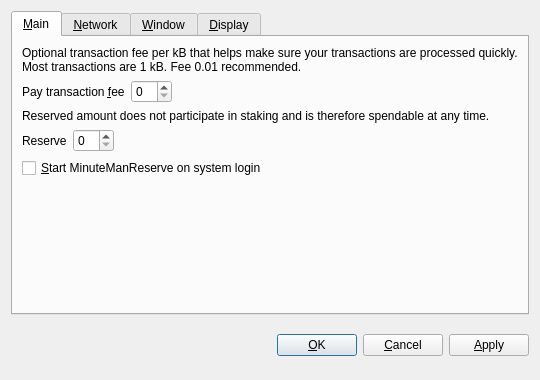
<?xml version="1.0" encoding="UTF-8"?>
<ui version="4.0">
 <class>OptionsDialog</class>
 <widget class="QDialog" name="OptionsDialog">
  <property name="geometry">
   <rect>
    <x>0</x>
    <y>0</y>
    <width>540</width>
    <height>380</height>
   </rect>
  </property>
  <property name="windowTitle">
   <string>Options</string>
  </property>
  <property name="modal">
   <bool>true</bool>
  </property>
  <layout class="QVBoxLayout" name="verticalLayout">
   <item>
    <widget class="QTabWidget" name="tabWidget">
     <property name="tabPosition">
      <enum>QTabWidget::North</enum>
     </property>
     <property name="currentIndex">
      <number>0</number>
     </property>
     <widget class="QWidget" name="tabMain">
      <attribute name="title">
       <string>&amp;Main</string>
      </attribute>
      <layout class="QVBoxLayout" name="verticalLayout_Main">
       <item>
        <widget class="QLabel" name="transactionFeeInfoLabel">
         <property name="text">
          <string>Optional transaction fee per kB that helps make sure your transactions are processed quickly. Most transactions are 1 kB. Fee 0.01 recommended.</string>
         </property>
         <property name="textFormat">
          <enum>Qt::PlainText</enum>
         </property>
         <property name="wordWrap">
          <bool>true</bool>
         </property>
        </widget>
       </item>
       <item>
        <layout class="QHBoxLayout" name="horizontalLayoutFee">
         <item>
          <widget class="QLabel" name="transactionFeeLabel">
           <property name="text">
            <string>Pay transaction &amp;fee</string>
           </property>
           <property name="textFormat">
            <enum>Qt::PlainText</enum>
           </property>
           <property name="buddy">
            <cstring>transactionFee</cstring>
           </property>
          </widget>
         </item>
         <item>
          <widget class="BitcoinAmountField" name="transactionFee"/>
         </item>
         <item>
          <spacer name="horizontalSpacerFee">
           <property name="orientation">
            <enum>Qt::Horizontal</enum>
           </property>
           <property name="sizeHint" stdset="0">
            <size>
             <width>40</width>
             <height>20</height>
            </size>
           </property>
          </spacer>
         </item>
        </layout>
       </item>
       <item>
        <widget class="QLabel" name="reserveBalanceInfoLabel">
         <property name="text">
          <string>Reserved amount does not participate in staking and is therefore spendable at any time.</string>
         </property>
         <property name="textFormat">
          <enum>Qt::PlainText</enum>
         </property>
         <property name="wordWrap">
          <bool>true</bool>
         </property>
        </widget>
       </item>
       <item>
        <layout class="QHBoxLayout" name="horizontalLayoutReserveBalance">
         <item>
          <widget class="QLabel" name="reserveBalanceLabel">
           <property name="text">
            <string>Reserve</string>
           </property>
           <property name="textFormat">
            <enum>Qt::PlainText</enum>
           </property>
           <property name="buddy">
            <cstring>reserveBalance</cstring>
           </property>
          </widget>
         </item>
         <item>
          <widget class="BitcoinAmountField" name="reserveBalance"/>
         </item>
         <item>
          <spacer name="horizontalSpacerReserveBalance">
           <property name="orientation">
            <enum>Qt::Horizontal</enum>
           </property>
           <property name="sizeHint" stdset="0">
            <size>
             <width>40</width>
             <height>20</height>
            </size>
           </property>
          </spacer>
         </item>
        </layout>
       </item>
       <item>
        <widget class="QCheckBox" name="bitcoinAtStartup">
         <property name="toolTip">
          <string>Automatically start MinuteManReserve after logging in to the system.</string>
         </property>
         <property name="text">
          <string>&amp;Start MinuteManReserve on system login</string>
         </property>
        </widget>
       </item>
       <item>
        <spacer name="verticalSpacer_Main">
         <property name="orientation">
          <enum>Qt::Vertical</enum>
         </property>
         <property name="sizeHint" stdset="0">
          <size>
           <width>20</width>
           <height>40</height>
          </size>
         </property>
        </spacer>
       </item>
      </layout>
     </widget>
     <widget class="QWidget" name="tabNetwork">
      <attribute name="title">
       <string>&amp;Network</string>
      </attribute>
      <layout class="QVBoxLayout" name="verticalLayout_Network">
       <item>
        <widget class="QCheckBox" name="mapPortUpnp">
         <property name="toolTip">
          <string>Automatically open the MinuteManReserve client port on the router. This only works when your router supports UPnP and it is enabled.</string>
         </property>
         <property name="text">
          <string>Map port using &amp;UPnP</string>
         </property>
        </widget>
       </item>
       <item>
        <widget class="QCheckBox" name="connectSocks">
         <property name="toolTip">
          <string>Connect to the MinuteManReserve network through a SOCKS5 proxy (e.g. when connecting through Tor).</string>
         </property>
         <property name="text">
          <string>&amp;Connect through SOCKS5 proxy:</string>
         </property>
        </widget>
       </item>
       <item>
        <layout class="QHBoxLayout" name="horizontalLayout_Network">
         <item>
          <widget class="QLabel" name="proxyIpLabel">
           <property name="text">
            <string>Proxy &amp;IP:</string>
           </property>
           <property name="textFormat">
            <enum>Qt::PlainText</enum>
           </property>
           <property name="buddy">
            <cstring>proxyIp</cstring>
           </property>
          </widget>
         </item>
         <item>
          <widget class="QValidatedLineEdit" name="proxyIp">
           <property name="maximumSize">
            <size>
             <width>140</width>
             <height>16777215</height>
            </size>
           </property>
           <property name="toolTip">
            <string>IP address of the proxy (e.g. 127.0.0.1)</string>
           </property>
          </widget>
         </item>
         <item>
          <widget class="QLabel" name="proxyPortLabel">
           <property name="text">
            <string>&amp;Port:</string>
           </property>
           <property name="textFormat">
            <enum>Qt::PlainText</enum>
           </property>
           <property name="buddy">
            <cstring>proxyPort</cstring>
           </property>
          </widget>
         </item>
         <item>
          <widget class="QLineEdit" name="proxyPort">
           <property name="maximumSize">
            <size>
             <width>55</width>
             <height>16777215</height>
            </size>
           </property>
           <property name="toolTip">
            <string>Port of the proxy (e.g. 9050)</string>
           </property>
          </widget>
         </item>
         <item>
          <spacer name="horizontalSpacer_Network">
           <property name="orientation">
            <enum>Qt::Horizontal</enum>
           </property>
           <property name="sizeHint" stdset="0">
            <size>
             <width>40</width>
             <height>20</height>
            </size>
           </property>
          </spacer>
         </item>
        </layout>
       </item>
       <item>
        <spacer name="verticalSpacer_Network">
         <property name="orientation">
          <enum>Qt::Vertical</enum>
         </property>
         <property name="sizeHint" stdset="0">
          <size>
           <width>20</width>
           <height>40</height>
          </size>
         </property>
        </spacer>
       </item>
      </layout>
     </widget>
     <widget class="QWidget" name="tabWindow">
      <attribute name="title">
       <string>&amp;Window</string>
      </attribute>
      <layout class="QVBoxLayout" name="verticalLayout_Window">
       <item>
        <widget class="QCheckBox" name="minimizeToTray">
         <property name="toolTip">
          <string>Show only a tray icon after minimizing the window.</string>
         </property>
         <property name="text">
          <string>&amp;Minimize to the tray instead of the taskbar</string>
         </property>
        </widget>
       </item>
       <item>
        <widget class="QCheckBox" name="minimizeOnClose">
         <property name="toolTip">
          <string>Minimize instead of exit the application when the window is closed. When this option is enabled, the application will be closed only after selecting Quit in the menu.</string>
         </property>
         <property name="text">
          <string>M&amp;inimize on close</string>
         </property>
        </widget>
       </item>
       <item>
        <spacer name="verticalSpacer_Window">
         <property name="orientation">
          <enum>Qt::Vertical</enum>
         </property>
         <property name="sizeHint" stdset="0">
          <size>
           <width>20</width>
           <height>40</height>
          </size>
         </property>
        </spacer>
       </item>
      </layout>
     </widget>
     <widget class="QWidget" name="tabDisplay">
      <attribute name="title">
       <string>&amp;Display</string>
      </attribute>
      <layout class="QVBoxLayout" name="verticalLayout_Display">
       <item>
        <layout class="QHBoxLayout" name="horizontalLayout_1_Display">
         <item>
          <widget class="QLabel" name="langLabel">
           <property name="text">
            <string>User Interface &amp;language:</string>
           </property>
           <property name="textFormat">
            <enum>Qt::PlainText</enum>
           </property>
           <property name="buddy">
            <cstring>lang</cstring>
           </property>
          </widget>
         </item>
         <item>
          <widget class="QValueComboBox" name="lang">
           <property name="toolTip">
            <string>The user interface language can be set here. This setting will take effect after restarting MinuteManReserve.</string>
           </property>
          </widget>
         </item>
        </layout>
       </item>
       <item>
        <layout class="QHBoxLayout" name="horizontalLayout_2_Display">
         <item>
          <widget class="QLabel" name="unitLabel">
           <property name="text">
            <string>&amp;Unit to show amounts in:</string>
           </property>
           <property name="textFormat">
            <enum>Qt::PlainText</enum>
           </property>
           <property name="buddy">
            <cstring>unit</cstring>
           </property>
          </widget>
         </item>
         <item>
          <widget class="QValueComboBox" name="unit">
           <property name="toolTip">
            <string>Choose the default subdivision unit to show in the interface and when sending coins.</string>
           </property>
          </widget>
         </item>
        </layout>
       </item>
       <item>
        <widget class="QCheckBox" name="coinControlFeatures">
         <property name="toolTip">
          <string>Whether to show coin control features or not.</string>
         </property>
         <property name="text">
          <string>Display coin &amp;control features (experts only!)</string>
         </property>
        </widget>
       </item>
       <item>
        <widget class="QCheckBox" name="useBlackTheme">
         <property name="text">
          <string>Use black visual theme (requires restart)</string>
         </property>
        </widget>
       </item>
       <item>
        <spacer name="verticalSpacer_Display">
         <property name="orientation">
          <enum>Qt::Vertical</enum>
         </property>
         <property name="sizeHint" stdset="0">
          <size>
           <width>20</width>
           <height>40</height>
          </size>
         </property>
        </spacer>
       </item>
      </layout>
     </widget>
    </widget>
   </item>
   <item>
    <layout class="QHBoxLayout" name="horizontalLayout_Buttons">
     <item>
      <spacer name="horizontalSpacer_1">
       <property name="orientation">
        <enum>Qt::Horizontal</enum>
       </property>
       <property name="sizeHint" stdset="0">
        <size>
         <width>40</width>
         <height>48</height>
        </size>
       </property>
      </spacer>
     </item>
     <item>
      <widget class="QLabel" name="statusLabel">
       <property name="font">
        <font>
         <weight>75</weight>
         <bold>true</bold>
        </font>
       </property>
       <property name="text">
        <string/>
       </property>
       <property name="textFormat">
        <enum>Qt::PlainText</enum>
       </property>
       <property name="wordWrap">
        <bool>true</bool>
       </property>
      </widget>
     </item>
     <item>
      <spacer name="horizontalSpacer_2">
       <property name="orientation">
        <enum>Qt::Horizontal</enum>
       </property>
       <property name="sizeHint" stdset="0">
        <size>
         <width>40</width>
         <height>48</height>
        </size>
       </property>
      </spacer>
     </item>
     <item>
      <widget class="QPushButton" name="okButton">
       <property name="text">
        <string>&amp;OK</string>
       </property>
      </widget>
     </item>
     <item>
      <widget class="QPushButton" name="cancelButton">
       <property name="text">
        <string>&amp;Cancel</string>
       </property>
       <property name="autoDefault">
        <bool>false</bool>
       </property>
      </widget>
     </item>
     <item>
      <widget class="QPushButton" name="applyButton">
       <property name="text">
        <string>&amp;Apply</string>
       </property>
       <property name="autoDefault">
        <bool>false</bool>
       </property>
      </widget>
     </item>
    </layout>
   </item>
  </layout>
 </widget>
 <customwidgets>
  <customwidget>
   <class>BitcoinAmountField</class>
   <extends>QSpinBox</extends>
   <header>bitcoinamountfield.h</header>
  </customwidget>
  <customwidget>
   <class>QValueComboBox</class>
   <extends>QComboBox</extends>
   <header>qvaluecombobox.h</header>
  </customwidget>
  <customwidget>
   <class>QValidatedLineEdit</class>
   <extends>QLineEdit</extends>
   <header>qvalidatedlineedit.h</header>
  </customwidget>
 </customwidgets>
 <resources/>
 <connections/>
</ui>
